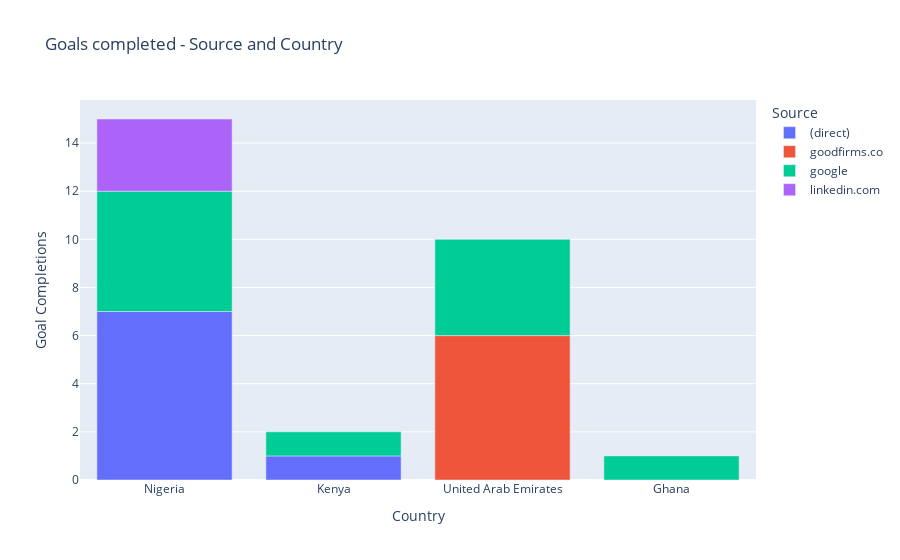

This figure's notebook cell:
### Code cell
px.bar(data[data['Goal Completions'] > 0].groupby(['Country', 'Source'])['Goal Completions'].sum().sort_values(ascending=False).reset_index(),
       x='Country',
       y='Goal Completions',
       hover_name='Source',
       color="Source",
       title= 'Goals completed - Source and Country'
      )

### Figure 1 — Plotly figure (JSON) as saved in the notebook; plotly's stock layout.template omitted (floating-point values rounded to 4 significant figures)
{"data": [{"alignmentgroup": "True", "hovertemplate": "<b>%{hovertext}</b><br><br>Source=(direct)<br>Country=%{x}<br>Goal Completions=%{y}<extra></extra>", "hovertext": ["(direct)", "(direct)"], "legendgroup": "(direct)", "marker": {"color": "#636efa"}, "name": "(direct)", "offsetgroup": "(direct)", "orientation": "v", "showlegend": true, "textposition": "auto", "type": "bar", "x": ["Nigeria", "Kenya"], "xaxis": "x", "y": [7, 1], "yaxis": "y"}, {"alignmentgroup": "True", "hovertemplate": "<b>%{hovertext}</b><br><br>Source=goodfirms.co<br>Country=%{x}<br>Goal Completions=%{y}<extra></extra>", "hovertext": ["goodfirms.co"], "legendgroup": "goodfirms.co", "marker": {"color": "#EF553B"}, "name": "goodfirms.co", "offsetgroup": "goodfirms.co", "orientation": "v", "showlegend": true, "textposition": "auto", "type": "bar", "x": ["United Arab Emirates"], "xaxis": "x", "y": [6], "yaxis": "y"}, {"alignmentgroup": "True", "hovertemplate": "<b>%{hovertext}</b><br><br>Source=google<br>Country=%{x}<br>Goal Completions=%{y}<extra></extra>", "hovertext": ["google", "google", "google", "google"], "legendgroup": "google", "marker": {"color": "#00cc96"}, "name": "google", "offsetgroup": "google", "orientation": "v", "showlegend": true, "textposition": "auto", "type": "bar", "x": ["Nigeria", "United Arab Emirates", "Kenya", "Ghana"], "xaxis": "x", "y": [5, 4, 1, 1], "yaxis": "y"}, {"alignmentgroup": "True", "hovertemplate": "<b>%{hovertext}</b><br><br>Source=linkedin.com<br>Country=%{x}<br>Goal Completions=%{y}<extra></extra>", "hovertext": ["linkedin.com"], "legendgroup": "linkedin.com", "marker": {"color": "#ab63fa"}, "name": "linkedin.com", "offsetgroup": "linkedin.com", "orientation": "v", "showlegend": true, "textposition": "auto", "type": "bar", "x": ["Nigeria"], "xaxis": "x", "y": [3], "yaxis": "y"}], "layout": {"barmode": "relative", "legend": {"title": {"text": "Source"}, "tracegroupgap": 0}, "title": {"text": "Goals completed - Source and Country"}, "xaxis": {"anchor": "y", "domain": [0, 1], "title": {"text": "Country"}}, "yaxis": {"anchor": "x", "domain": [0, 1], "title": {"text": "Goal Completions"}}}}
